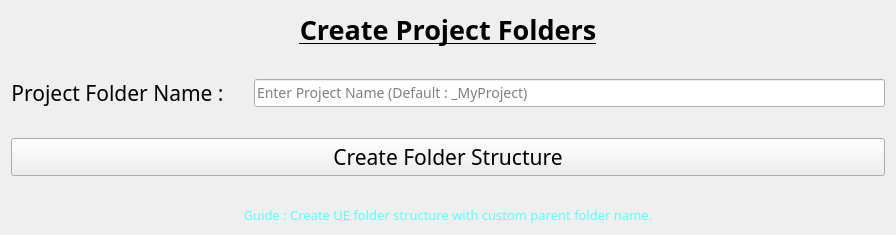
           <widget class="QWidget" name="page_7">
            <property name="geometry">
             <rect>
              <x>0</x>
              <y>0</y>
              <width>896</width>
              <height>221</height>
             </rect>
            </property>
            <property name="sizePolicy">
             <sizepolicy hsizetype="Preferred" vsizetype="Fixed">
              <horstretch>0</horstretch>
              <verstretch>0</verstretch>
             </sizepolicy>
            </property>
            <attribute name="icon">
             <iconset theme="0">
              <normaloff>.</normaloff>.</iconset>
            </attribute>
            <attribute name="label">
             <string>Create Project Folders</string>
            </attribute>
            <layout class="QVBoxLayout" name="verticalLayout_6">
             <item>
              <layout class="QVBoxLayout" name="verticalLayout_16">
               <property name="spacing">
                <number>30</number>
               </property>
               <item>
                <layout class="QVBoxLayout" name="verticalLayout_17">
                 <item>
                  <widget class="QLabel" name="label_25">
                   <property name="enabled">
                    <bool>true</bool>
                   </property>
                   <property name="sizePolicy">
                    <sizepolicy hsizetype="Preferred" vsizetype="Preferred">
                     <horstretch>0</horstretch>
                     <verstretch>0</verstretch>
                    </sizepolicy>
                   </property>
                   <property name="font">
                    <font>
                     <family>Century Gothic</family>
                     <pointsize>20</pointsize>
                     <bold>true</bold>
                     <underline>true</underline>
                    </font>
                   </property>
                   <property name="autoFillBackground">
                    <bool>false</bool>
                   </property>
                   <property name="text">
                    <string>Create Project Folders</string>
                   </property>
                   <property name="alignment">
                    <set>Qt::AlignCenter</set>
                   </property>
                   <property name="wordWrap">
                    <bool>false</bool>
                   </property>
                  </widget>
                 </item>
                </layout>
               </item>
               <item>
                <layout class="QHBoxLayout" name="find_layout_5">
                 <item>
                  <widget class="QLabel" name="label_26">
                   <property name="enabled">
                    <bool>true</bool>
                   </property>
                   <property name="font">
                    <font>
                     <family>Century Gothic</family>
                     <pointsize>16</pointsize>
                     <bold>false</bold>
                    </font>
                   </property>
                   <property name="autoFillBackground">
                    <bool>false</bool>
                   </property>
                   <property name="text">
                    <string>Project Folder Name :</string>
                   </property>
                   <property name="alignment">
                    <set>Qt::AlignCenter</set>
                   </property>
                   <property name="wordWrap">
                    <bool>false</bool>
                   </property>
                  </widget>
                 </item>
                 <item>
                  <widget class="QLineEdit" name="line_parentfolder">
                   <property name="sizePolicy">
                    <sizepolicy hsizetype="Expanding" vsizetype="Fixed">
                     <horstretch>9</horstretch>
                     <verstretch>0</verstretch>
                    </sizepolicy>
                   </property>
                   <property name="styleSheet">
                    <string notr="true">QLineEdit {
    font-family: Century Gothic;
    font-size: 14px; 
}

QLineEdit::placeholder {
    font-style: italic; 
    font-size: 10px;
}
</string>
                   </property>
                   <property name="alignment">
                    <set>Qt::AlignLeading|Qt::AlignLeft|Qt::AlignVCenter</set>
                   </property>
                   <property name="placeholderText">
                    <string>Enter Project Name (Default : _MyProject)</string>
                   </property>
                  </widget>
                 </item>
                </layout>
               </item>
               <item>
                <widget class="QPushButton" name="btn_createfolderstruc">
                 <property name="font">
                  <font>
                   <family>Century Gothic</family>
                   <pointsize>16</pointsize>
                  </font>
                 </property>
                 <property name="styleSheet">
                  <string notr="true"/>
                 </property>
                 <property name="text">
                  <string>Create Folder Structure</string>
                 </property>
                </widget>
               </item>
               <item>
                <widget class="QLabel" name="label_29">
                 <property name="font">
                  <font>
                   <family>Century Gothic</family>
                   <pointsize>10</pointsize>
                  </font>
                 </property>
                 <property name="styleSheet">
                  <string notr="true">color: rgb(85, 255, 255);
</string>
                 </property>
                 <property name="text">
                  <string>Guide : Create UE folder structure with custom parent folder name.</string>
                 </property>
                 <property name="alignment">
                  <set>Qt::AlignCenter</set>
                 </property>
                </widget>
               </item>
              </layout>
             </item>
            </layout>
           </widget>
